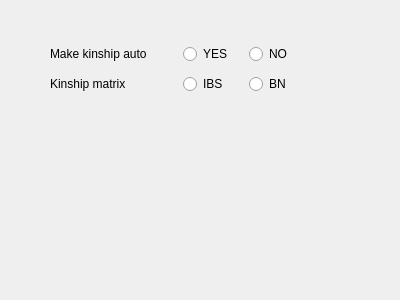
<?xml version="1.0" encoding="UTF-8"?>
<ui version="4.0">
 <class>GemmaParamWidget</class>
 <widget class="QWidget" name="GemmaParamWidget">
  <property name="geometry">
   <rect>
    <x>0</x>
    <y>0</y>
    <width>400</width>
    <height>300</height>
   </rect>
  </property>
  <property name="windowTitle">
   <string>Form</string>
  </property>
  <widget class="QWidget" name="layoutWidget">
   <property name="geometry">
    <rect>
     <x>50</x>
     <y>40</y>
     <width>259</width>
     <height>58</height>
    </rect>
   </property>
   <layout class="QVBoxLayout" name="verticalLayout">
    <item>
     <layout class="QHBoxLayout" name="horizontalLayout">
      <item>
       <widget class="QLabel" name="label">
        <property name="text">
         <string>Make kinship auto</string>
        </property>
       </widget>
      </item>
      <item>
       <widget class="QRadioButton" name="yesKinRadioButton">
        <property name="minimumSize">
         <size>
          <width>60</width>
          <height>0</height>
         </size>
        </property>
        <property name="maximumSize">
         <size>
          <width>60</width>
          <height>16777215</height>
         </size>
        </property>
        <property name="text">
         <string>YES</string>
        </property>
        <property name="checked">
         <bool>false</bool>
        </property>
        <property name="autoExclusive">
         <bool>false</bool>
        </property>
       </widget>
      </item>
      <item>
       <widget class="QRadioButton" name="noKinRadioButton">
        <property name="minimumSize">
         <size>
          <width>60</width>
          <height>0</height>
         </size>
        </property>
        <property name="maximumSize">
         <size>
          <width>60</width>
          <height>16777215</height>
         </size>
        </property>
        <property name="text">
         <string>NO</string>
        </property>
        <property name="autoExclusive">
         <bool>false</bool>
        </property>
       </widget>
      </item>
     </layout>
    </item>
    <item>
     <layout class="QHBoxLayout" name="horizontalLayout_2">
      <item>
       <widget class="QLabel" name="label_2">
        <property name="text">
         <string>Kinship matrix</string>
        </property>
       </widget>
      </item>
      <item>
       <widget class="QRadioButton" name="ibsRadioButton">
        <property name="minimumSize">
         <size>
          <width>60</width>
          <height>0</height>
         </size>
        </property>
        <property name="maximumSize">
         <size>
          <width>60</width>
          <height>16777215</height>
         </size>
        </property>
        <property name="text">
         <string>IBS</string>
        </property>
        <property name="autoExclusive">
         <bool>false</bool>
        </property>
       </widget>
      </item>
      <item>
       <widget class="QRadioButton" name="bnRadioButton">
        <property name="sizePolicy">
         <sizepolicy hsizetype="Minimum" vsizetype="Fixed">
          <horstretch>0</horstretch>
          <verstretch>0</verstretch>
         </sizepolicy>
        </property>
        <property name="minimumSize">
         <size>
          <width>60</width>
          <height>0</height>
         </size>
        </property>
        <property name="maximumSize">
         <size>
          <width>60</width>
          <height>16777215</height>
         </size>
        </property>
        <property name="text">
         <string>BN </string>
        </property>
        <property name="checked">
         <bool>false</bool>
        </property>
        <property name="autoExclusive">
         <bool>false</bool>
        </property>
       </widget>
      </item>
     </layout>
    </item>
   </layout>
  </widget>
 </widget>
 <resources/>
 <connections/>
</ui>
